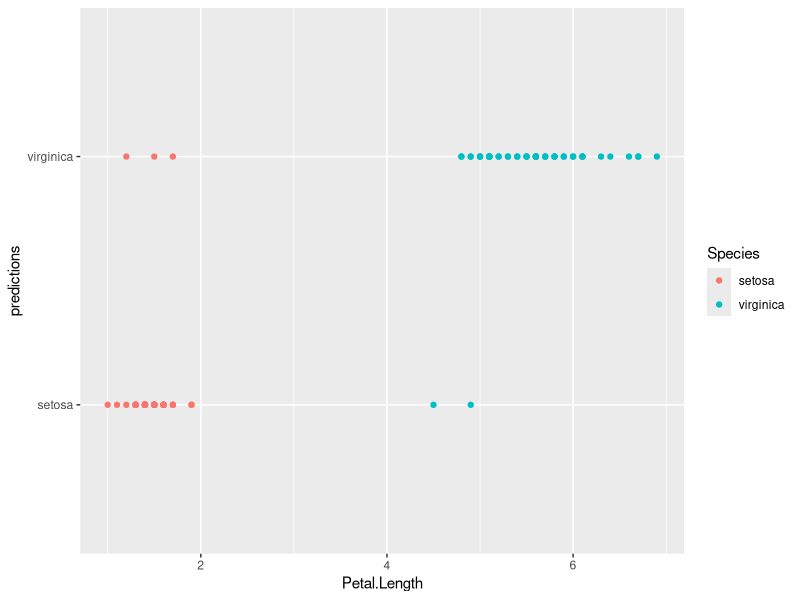
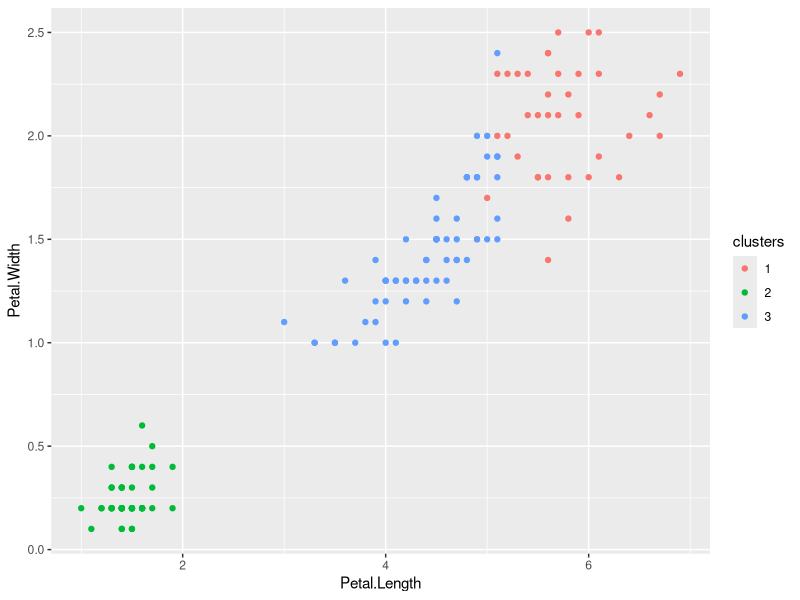
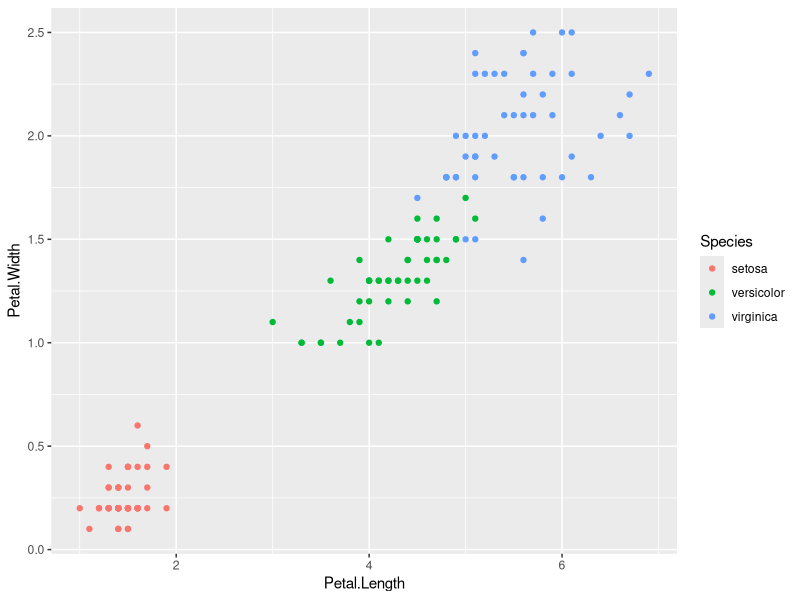

Generate these figures, in order, with R:
## ---- chunk 1
data("iris")
iris
## ---- chunk 2
library("tidyverse")

# Take only 2 species to have a binary response, and run the logistic regression 
iris2 <- iris %>% filter(Species %in% c("setosa", "virginica"))
logistic_regression <-
  glm(Species ~ Sepal.Length, data = iris2, family = "binomial")
  
# Make the predictions
predicted_probabilities <- predict(logistic_regression, type = "response")
# If probability > 50%, then we predict virginica. 
predicted_class <- ifelse(predicted_probabilities > 0.5, "virginica", "setosa")


# Visualize the results
data_frame_logistic <- data.frame(
  predictions  = predicted_class,
  Species      = iris2$Species,
  Petal.Length = iris2$Petal.Length
)
 
ggplot(data_frame_logistic) +
  geom_point(aes(x = Petal.Length, y = predictions, col = Species))
## ---- chunk 3
iris_unsupervised <- iris %>% select(-Species)
iris_unsupervised
## ---- chunk 4
library("e1071")

# K-means clustering : 3 clusters
k_means <- kmeans(iris_unsupervised, centers = 3, nstart = 20)

iris_unsupervised$clusters <- as.factor(k_means$cluster)

ggplot(iris_unsupervised) + 
  geom_point(aes(x = Petal.Length, y = Petal.Width, color = clusters)) 
## ---- chunk 5
ggplot(iris) +
  geom_point(aes(x = Petal.Length, y = Petal.Width, color = Species)) 
